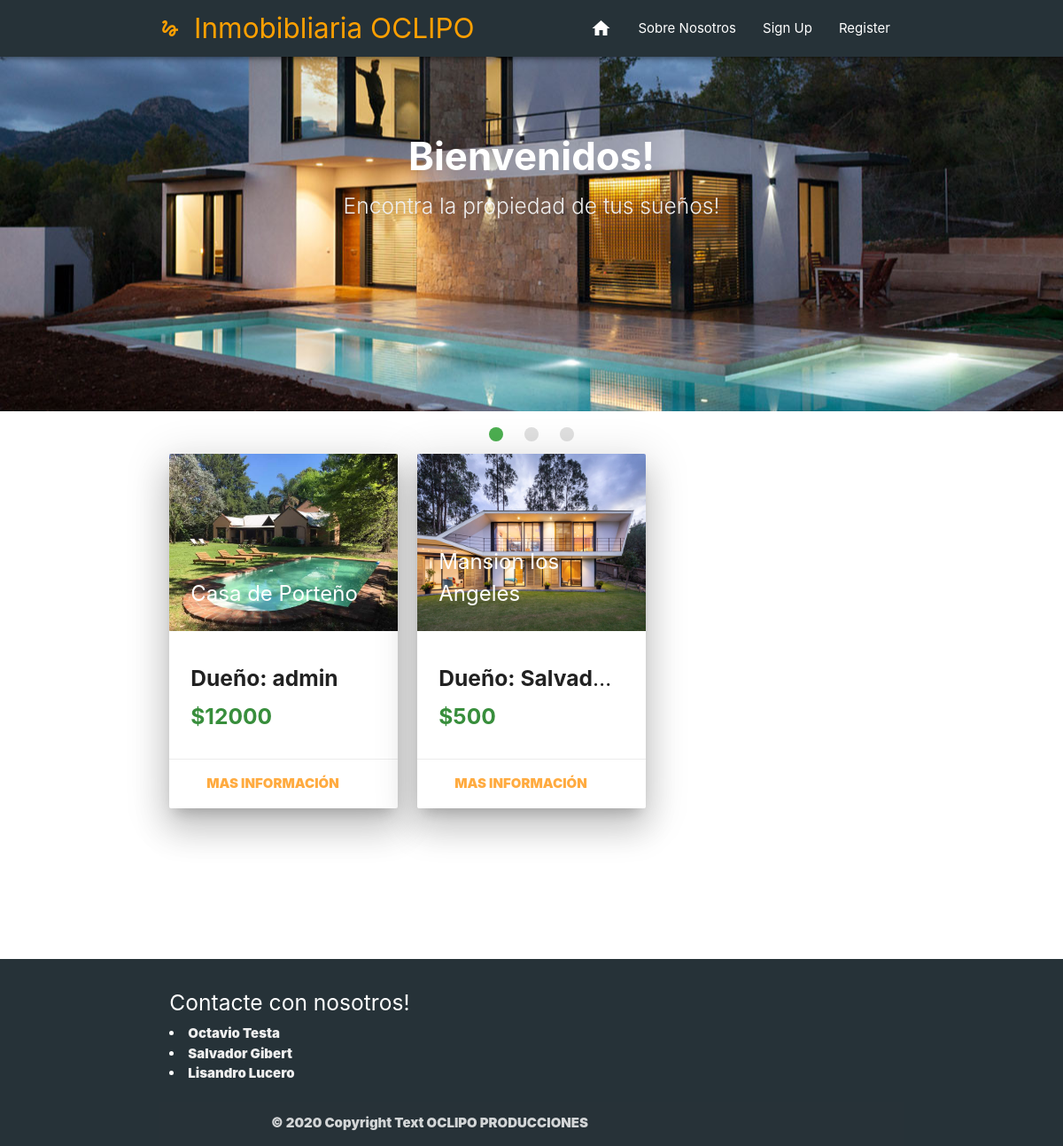
The app's page /, older data.
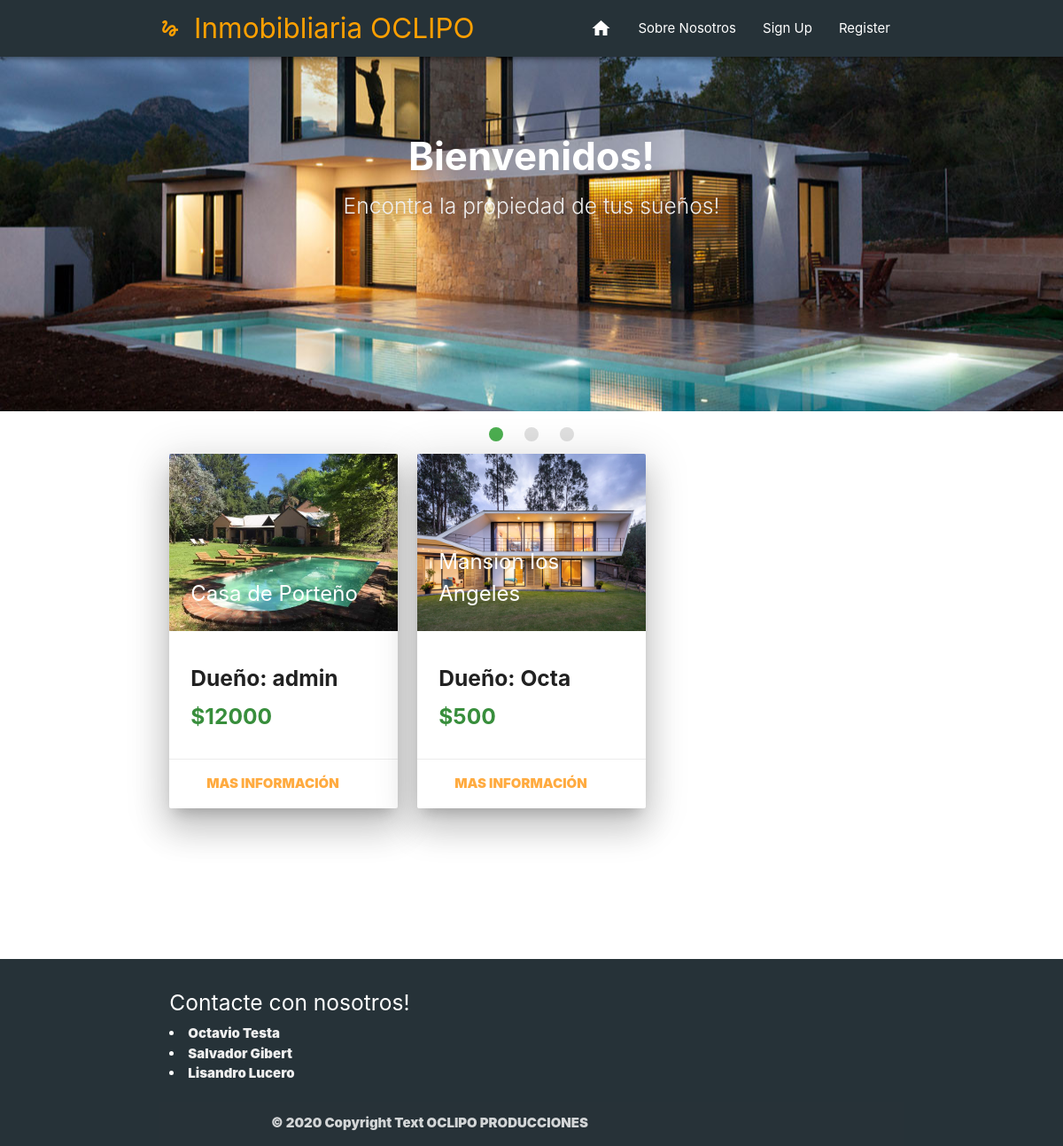
The same page, newer data.
### Inmobibliaria/models.py (models this page shows, shortened)
class Propiedad(models.Model):
    usuario = models.ForeignKey(User, on_delete=models.CASCADE, null=False)
    titulo = models.CharField(max_length=20)
    precio = models.IntegerField()
    ubicacion = models.ForeignKey('Ubicacion', on_delete=models.CASCADE, null=False)
    barrio = models.CharField(max_length=30)
    calle = models.CharField(max_length=30)
    numero = models.IntegerField()
    tipo = models.CharField(max_length=12,choices=TIPO_CHOICES)
    estado = models.CharField(max_length=8,choices=STATUS_CHOICES)
    habitaciones = models.IntegerField()
    baños = models.IntegerField()
    tamaño = models.IntegerField()
    descripcion = models.TextField(max_length=2000)
    fecha = models.DateTimeField(auto_now_add=True)

### Inmobibliaria/views.py (the view)
# urls.py: path('', homeview, name = "home"),
def homeview(request):
    propiedades = Propiedad.objects.all().order_by('-fecha')
    imagenes = []#Array donde voy a guardar las imagenes
    for pro in propiedades: #Itero los libros
        imagen = Imagen.objects.filter(propiedad=pro).first() #Geteo la primera imagen que corresponda a ese libro
        imagenes.append(imagen.foto) #Agrego su nombre
    return render(request, "Inmobibliaria/home.html",{'propiedades':propiedades, 'imagenes':imagenes})

### Inmobibliaria/templatetags/index.py (called while the page is built)
@register.filter
def index(indexable, i):
    return indexable[i]

### Inmobibliaria/templates/Inmobibliaria/home.html (shortened to what this page needs)
{% extends 'Inmobibliaria/base.html' %}
{% block content %}
{% include 'Inmobibliaria/imagenes.html' %}
<div class="container ">
    <div class="row">
        {% load index %}
        {% for pro in propiedades %}
        <div class="col s12 m4">
            <div class="card z-depth-5">
                <div class="card-image ">
                    <img class="materialboxed" src="media/{{ imagenes|index:forloop.counter0 }}" width="200"
                         height="200">
                    <span class="card-title text-darken-2 "><b>{{pro.titulo}}<b/></span>
                </div>
                <div class="card-content">
                    <h5 class="truncate"><b> Dueño: {{pro.usuario}} </b></h5>
                    <h5 class="truncate  green-text text-darken-2"><b>${{pro.precio}}<b/></h5>
                </div>
                <div class="card-action center-align">
                    <a href="propiedad/{{pro.id}}">Mas Información</a>
                </div>
            </div>
        </div>
        {% endfor %}
    </div>
</div>
<br>
<br>
<br>
<br>
<br>
<br>
<footer class="page-footer blue-grey darken-4 ">
    <div class="container">
        <div class="row">
            <div class="col l6 s12">
                <h5 class="white-text">Contacte con nosotros!</h5>
                <li><a class="grey-text text-lighten-3" href="https://www.instagram.com/octa.testa/"> Octavio Testa</a>
                </li>
                <li><a class="grey-text text-lighten-3" href="https://www.instagram.com/salvagibert/"> Salvador
                    Gibert</a></li>
                <li><a class="grey-text text-lighten-3" href="https://www.instagram.com/licholucero_/"> Lisandro
                    Lucero</a></li>
            </div>
        </div>
        <div class="footer-copyright">
            <div class="container">
                © 2020 Copyright Text OCLIPO PRODUCCIONES
            </div>
        </div>
</footer>
{% endblock %}

Row changes from the older to the newer data that the page shows:
changed Propiedad "Mansion los Angeles": usuario "Salvad…" → "Octa"
